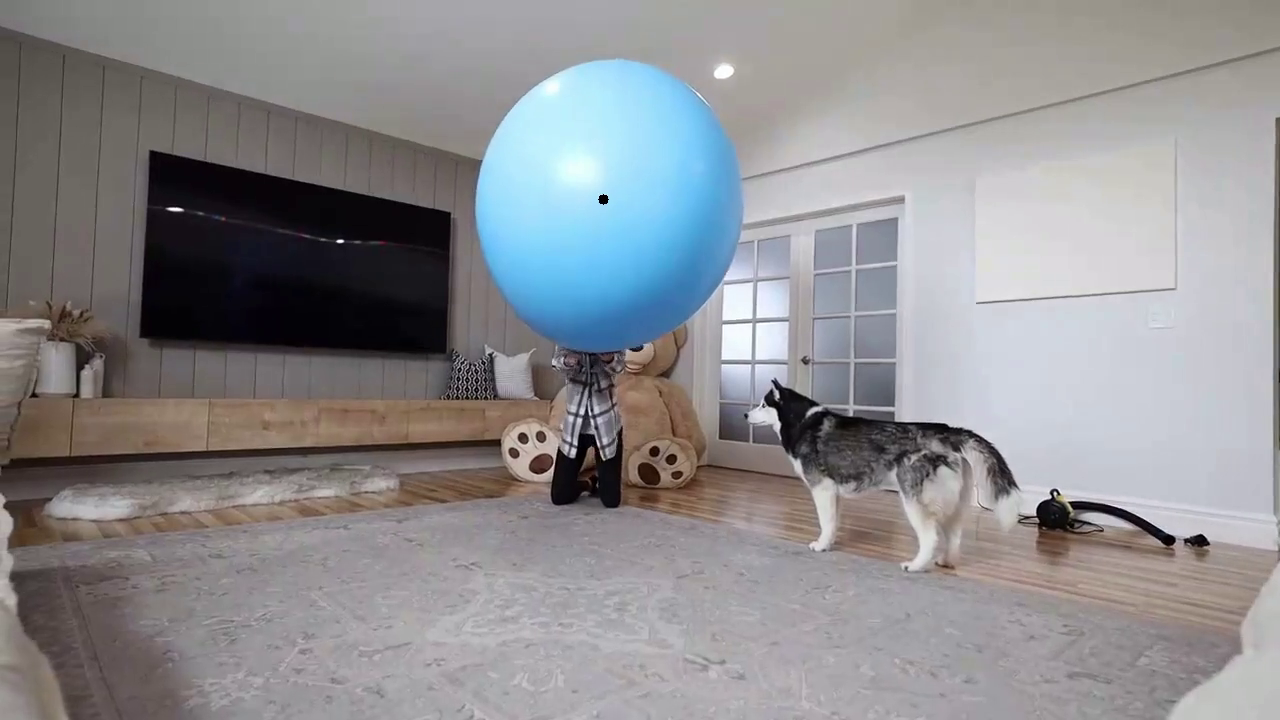
#> input picture frame 16 of project-1/output.mp4, 1280 x 720 px, given in place of dogball.mp4, which was not available
$ python task1.py
#> lines starting #> are read from the running program, lines starting #| are printed output that depends on the picture; after the words box and inside, x2 and y2 are one past the last pixel; in counts of white or black regions, pixels touching at a corner belong together; pictures that were not available may be replaced by others from this repository, and a replacement may not be noted
import cv2
import numpy as np


# [24 lines left out: function process_image, not called in this run]


def process_movie(cap):
    frame_width = int(cap.get(3))
    frame_height = int(cap.get(4))
    fps = int(cap.get(cv2.CAP_PROP_FPS))

    out = cv2.VideoWriter('project-1/output.mp4', cv2.VideoWriter_fourcc(*'avc1'), fps, (frame_width, frame_height))

    kernel = np.ones((5, 5), np.uint8)

    while cap.isOpened():
        ret, frame = cap.read()
#> frame is the input picture: shape (720, 1280, 3); mean B, G, R 144.4, 141.6, 141.8

        if not ret:
            break

        hsv = cv2.cvtColor(frame, cv2.COLOR_BGR2HSV)
#> hsv: shape (720, 1280, 3); mean H, S, V 83.5, 32.9, 150.9

        # [12 lines of commented-out code are left out]
        lower_blue = np.array([90, 50, 50])
        upper_blue = np.array([130, 255, 255])
        mask = cv2.inRange(hsv, lower_blue, upper_blue)
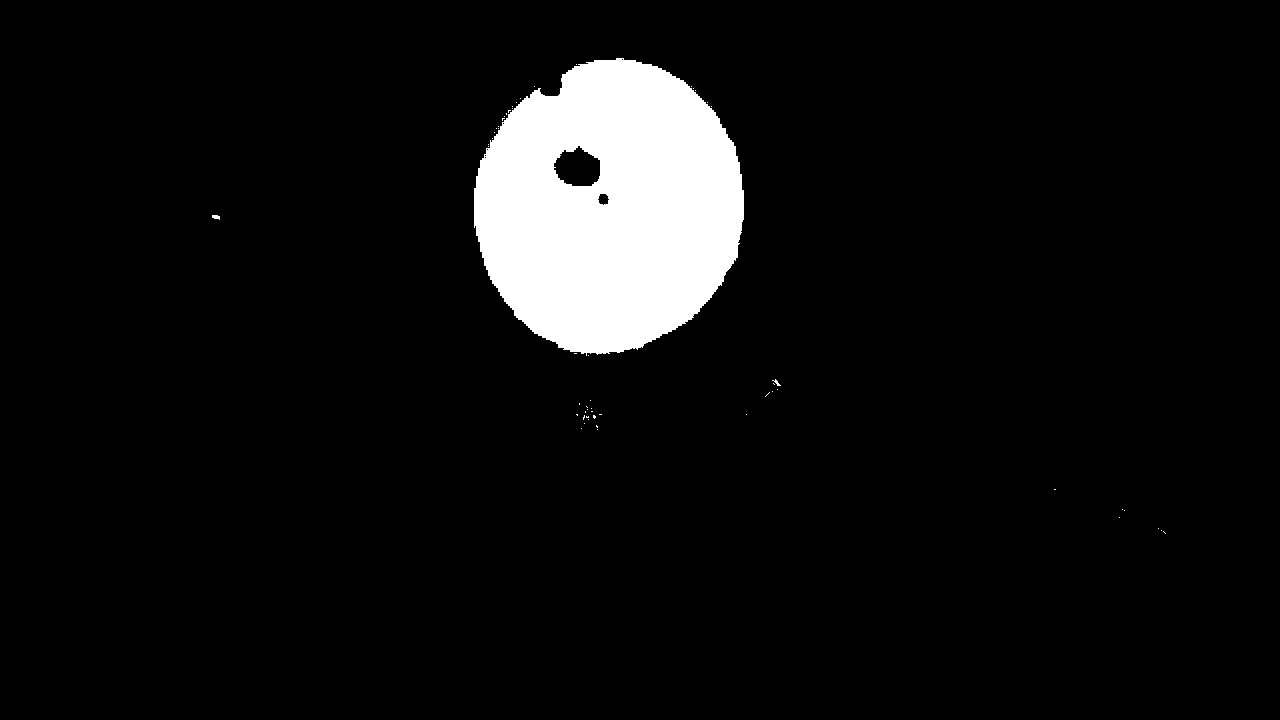
#> mask: shape (720, 1280); 6.5% white; 56 white regions (53 under 20 px), largest, box (x1, y1, x2, y2) and area: (474, 58, 744, 356) 59969, (212, 215, 220, 220) 29, (772, 379, 781, 386) 22

        opening = cv2.morphologyEx(mask, cv2.MORPH_OPEN, kernel)
#> opening: shape (720, 1280); 6.5% white; 1 white region, box (x1, y1, x2, y2) and area: (474, 58, 744, 354) 59899
        closing = cv2.morphologyEx(opening, cv2.MORPH_CLOSE, kernel)
#> closing: shape (720, 1280); 6.5% white; 1 white region, box (x1, y1, x2, y2) and area: (474, 58, 744, 354) 59910

        edges = cv2.Canny(closing, 100, 200)
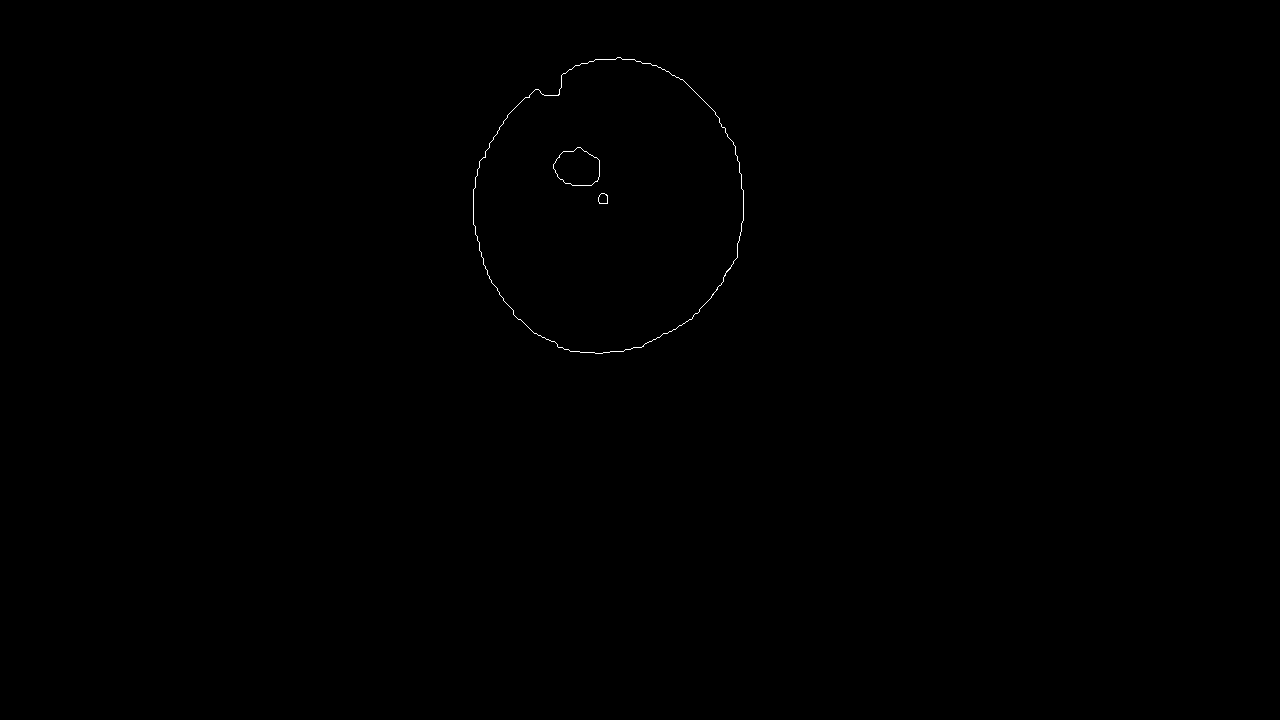
#> edges: shape (720, 1280); 0.11% white in thin lines or dots, all inside (x1, y1, x2, y2) = (473, 57, 744, 354)

        edges = cv2.dilate(edges, kernel, iterations=1)
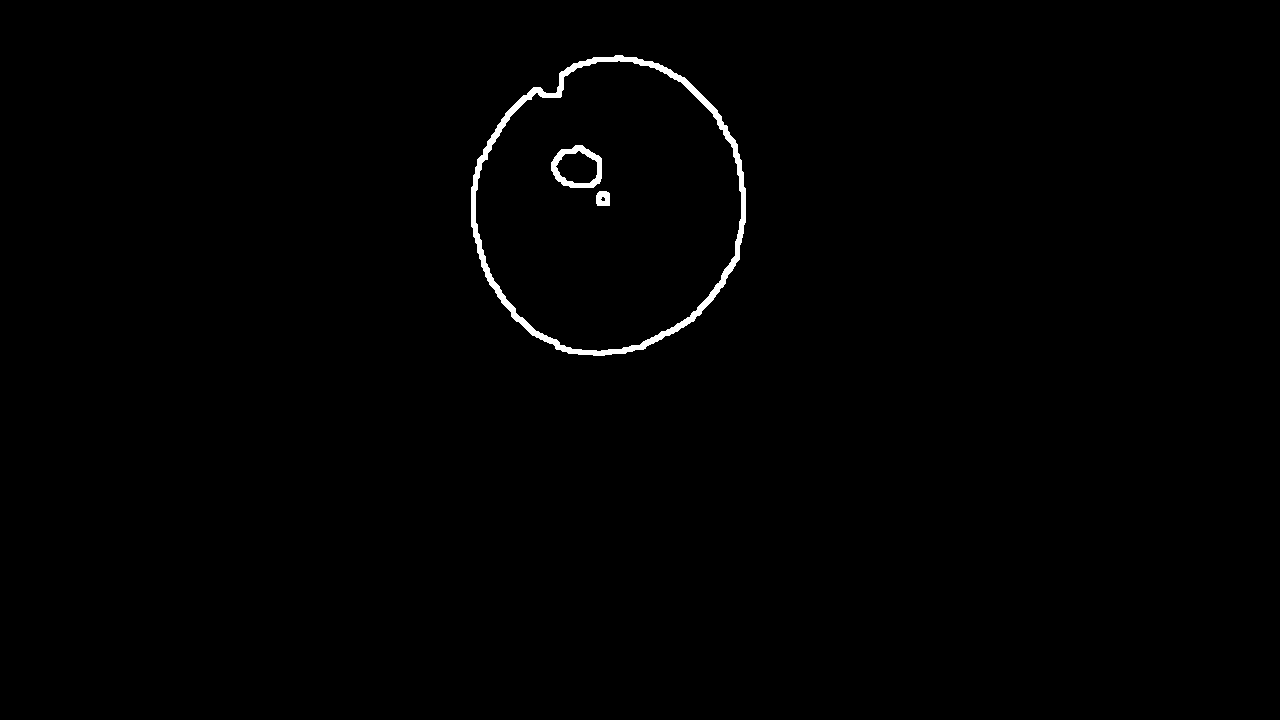
#> edges: shape (720, 1280); 0.69% white; 3 white regions, box (x1, y1, x2, y2) and area: (471, 55, 746, 356) 5406, (551, 145, 602, 188) 796, (596, 191, 610, 206) 185

        edges = cv2.morphologyEx(edges, cv2.MORPH_CLOSE, kernel)
#> edges: shape (720, 1280); 0.7% white; 3 white regions, box (x1, y1, x2, y2) and area: (471, 55, 746, 356) 5417, (551, 145, 602, 188) 806, (596, 191, 610, 206) 197

        M = cv2.moments(edges)
#> M = moments, m00 1637100, centre m10/m00, m01/m00 = (603.8, 199.7)
        if M["m00"] != 0:
            cX = int(M["m10"] / M["m00"])
#> cX = 603
            cY = int(M["m01"] / M["m00"])
#> cY = 199

            cv2.circle(frame, (cX, cY), 5, (0, 0, 0), -1)
#> frame: shape (720, 1280, 3); 0.01% of pixels changed, all inside (x1, y1, x2, y2) = (598, 194, 609, 205)

        out.write(frame)

        cv2.imshow('Frame', frame)

        if cv2.waitKey(1) & 0xFF == ord('q'):
#> (key q is pressed here)
            break

    cap.release()
    out.release()
    cv2.destroyAllWindows()


def main():
    # Zadanie 1
    # image = cv2.imread('project-1/ball.png')
    # process_image(image)

    # Zadanie 2
    # cap = cv2.VideoCapture('project-1/movingball.mp4')
    # process_movie(cap)

    # Zadanie 3
    cap = cv2.VideoCapture('project-1/dogball.mp4')
    process_movie(cap)


if __name__ == "__main__":
    main()

$ run again, starting later in the video
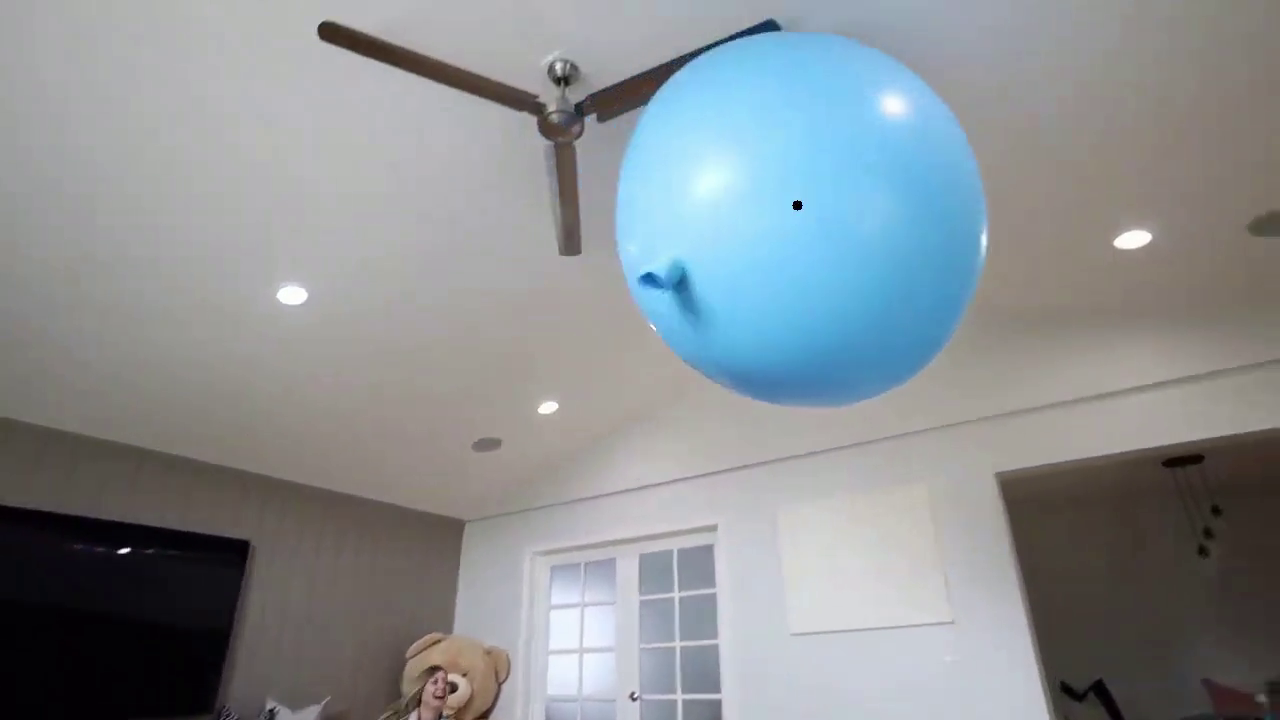
#> input picture frame 72 of project-1/output.mp4, 1280 x 720 px, given in place of dogball.mp4, which was not available
#> in process_movie, frame is the input picture: shape (720, 1280, 3); mean B, G, R 147.3, 143.7, 138.1
#> hsv: shape (720, 1280, 3); mean H, S, V 63.1, 39.6, 153.4
#> in process_movie, `mask = cv2.inRange(hsv, lower_blue, upper_blue)`:
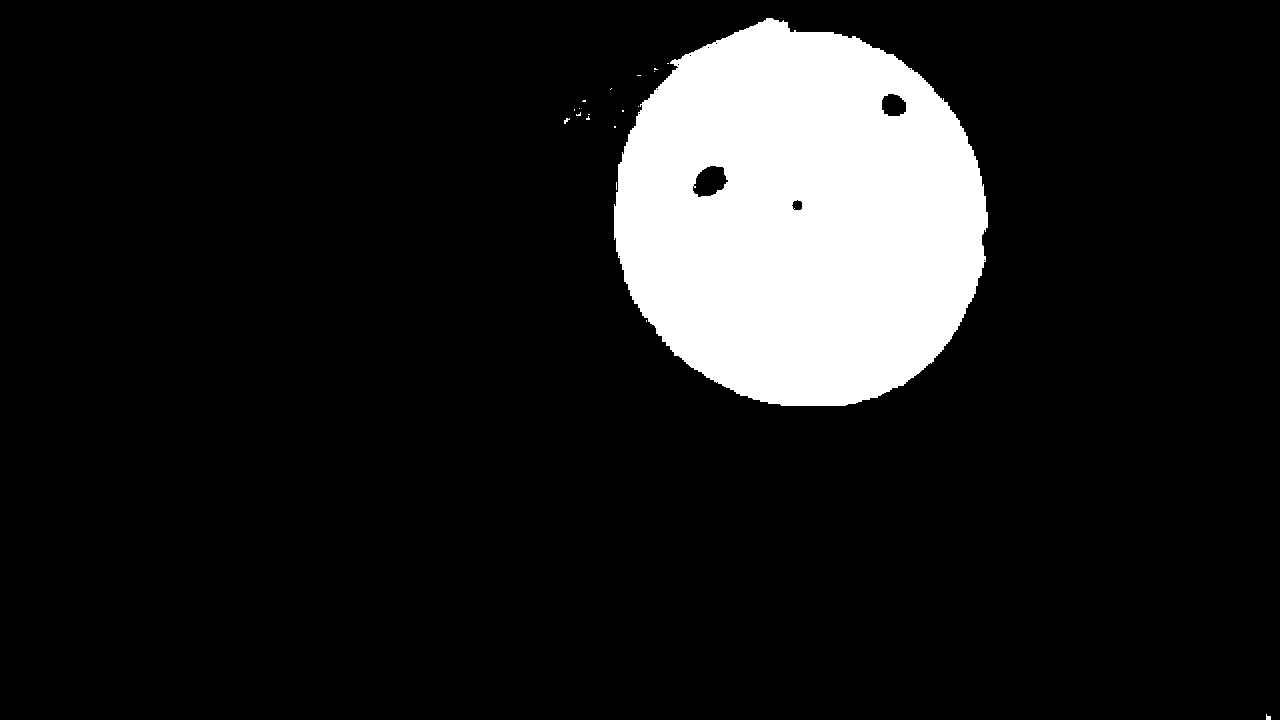
#> mask: shape (720, 1280); 12.1% white; 19 white regions (17 under 20 px), largest, box (x1, y1, x2, y2) and area: (614, 18, 988, 406) 111144, (1266, 714, 1271, 720) 22
#> opening: shape (720, 1280); 12% white; 2 white regions, box (x1, y1, x2, y2) and area: (614, 18, 988, 406) 111024, (1266, 716, 1271, 720) 20
#> closing: shape (720, 1280); 12.1% white; 2 white regions, box (x1, y1, x2, y2) and area: (614, 18, 988, 406) 111038, (1266, 716, 1271, 720) 20
#> in process_movie, `edges = cv2.dilate(edges, kernel, iterations=1)`:
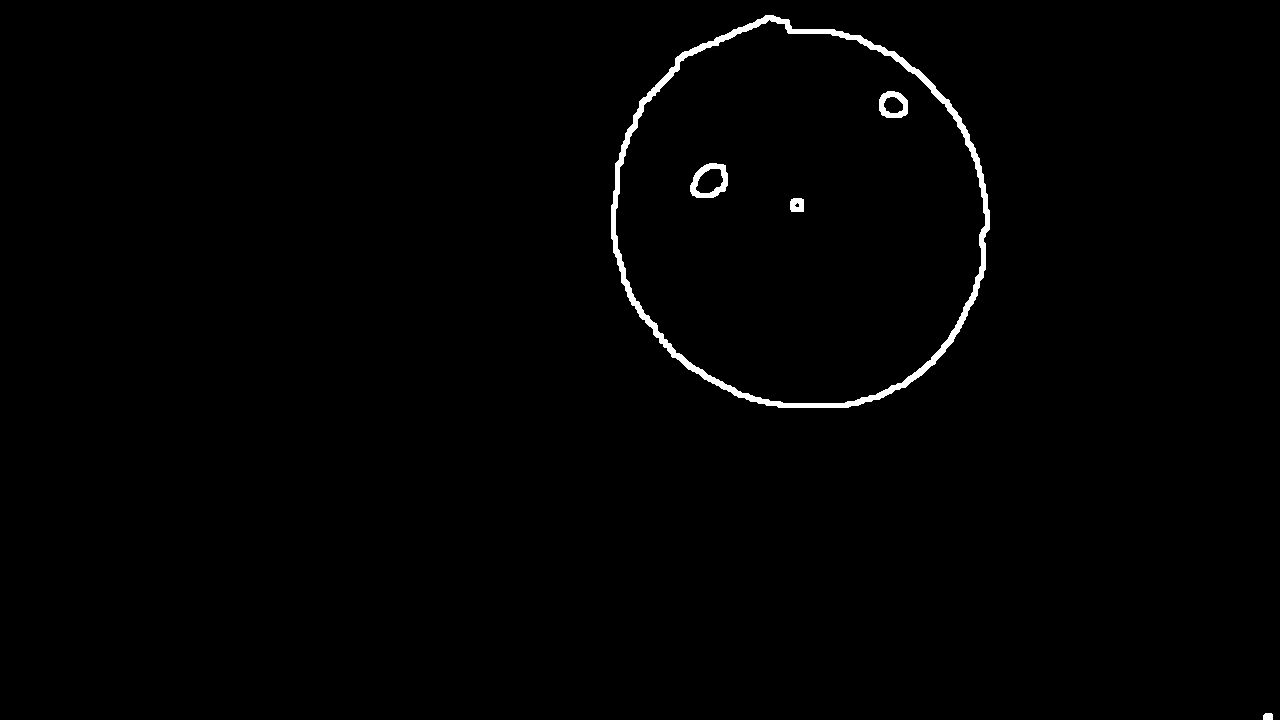
#> edges: shape (720, 1280); 0.93% white; 5 white regions, box (x1, y1, x2, y2) and area: (611, 15, 990, 408) 7248, (690, 163, 728, 198) 601, (879, 91, 908, 118) 436, (790, 198, 804, 212) 176, (1263, 713, 1273, 720) 66
#> M = moments, m00 2182035, centre m10/m00, m01/m00 = (801.4, 209.6)
#> cX = 801
#> cY = 209
#> frame: shape (720, 1280, 3); 0.01% of pixels changed, all inside (x1, y1, x2, y2) = (796, 204, 807, 215)
